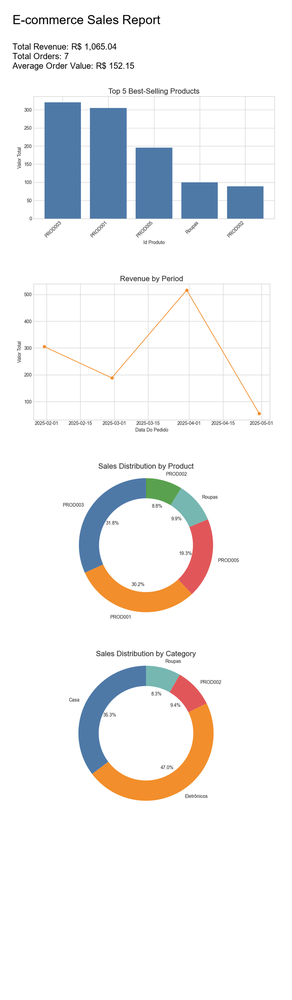
#> input picture EcomReport/sales_report.png, 292 x 1000 px, shrunk from 700 x 2400 before the run
$ python high_sat.py
#> lines starting #> are read from the running program, lines starting #| are printed output that depends on the picture; after the words box and inside, x2 and y2 are one past the last pixel; in counts of white or black regions, pixels touching at a corner belong together
#> the answer given: ../EcomReport
#> in main, img is the input picture: shape (1000, 292, 3); mean B, G, R 240.9, 240.2, 240.1
import cv2
import numpy as np
import os
from pathlib import Path
from tqdm import tqdm

def apply_cinematic_grade(img):
    # 1. Normalização para float (0 a 1) para cálculos precisos
    img = img.astype(np.float32) / 255.0

    # 2. Criar Máscaras de Luminância (Sombras e Realces)
    # Calculamos o brilho de cada pixel
    luminance = cv2.cvtColor(img, cv2.COLOR_BGR2GRAY)
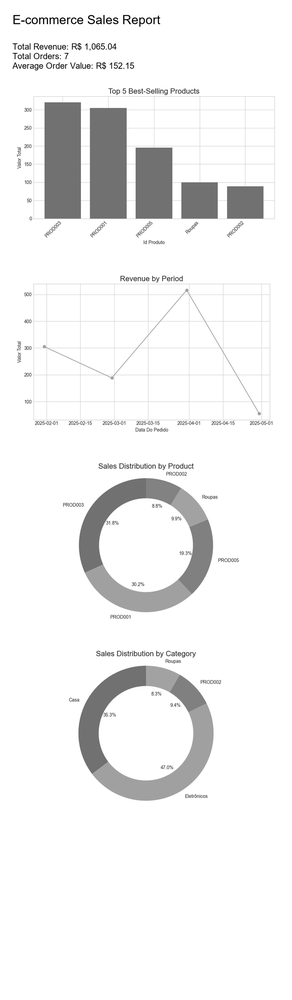
#> luminance: shape (1000, 292) float32; min 0, max 1, mean 0.942
    luminance = cv2.merge([luminance, luminance, luminance])
#> luminance: shape (1000, 292, 3) float32

    # Máscara para sombras (mais forte onde é escuro)
    shadow_mask = 1.0 - luminance
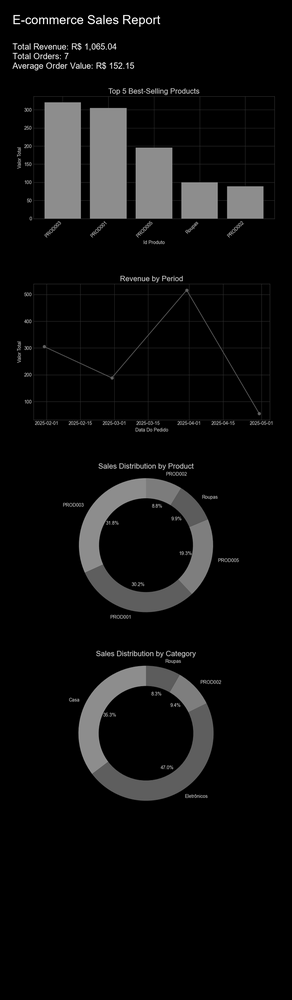
#> shadow_mask: shape (1000, 292, 3) float32; min 0, max 1, mean 0.0579
    # Máscara para realces (mais forte onde é claro)
    highlight_mask = luminance

    # 3. Aplicar Split Toning
    # Injetando Teal (B=1.0, G=0.8, R=0.0) nas sombras
    # Injetando Orange (B=0.0, G=0.5, R=1.0) nos realces
    img_shadows = img + (shadow_mask * [0.15, 0.10, 0.0]) # Teal suave
    img_highlights = img_shadows + (highlight_mask * [0.0, 0.05, 0.12]) # Orange suave
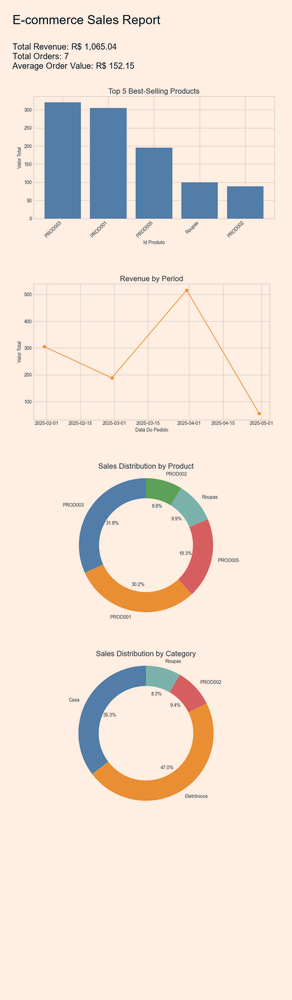
#> img_highlights: shape (1000, 292, 3) float64; mean of channels 0, 1, 2 0.953, 0.995, 1.05; drawn with min black and max white

    # 4. Roll-off dos Brancos (Efeito Creme e Anti-estouro)
    # Usamos uma função de ganho que achata os realces
    img_graded = np.clip(img_highlights, 0, 1)
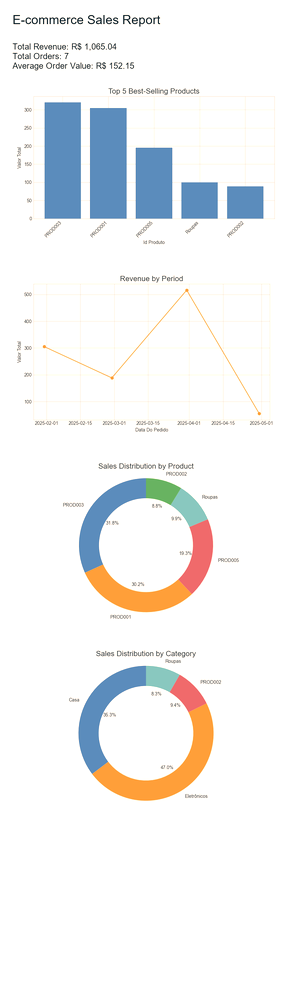
#> img_graded: shape (1000, 292, 3) float64; mean of channels 0, 1, 2 0.953, 0.952, 0.95; drawn as B, G, R
    img_graded = img_graded * 0.9 + 0.05 # Reduz o teto e levanta levemente o piso

    # 5. Ajuste Final de Saturação e Contraste
    # Convertendo para HSV para "clampar" a saturação
    hsv = cv2.cvtColor((img_graded * 255).astype(np.uint8), cv2.COLOR_BGR2HSV).astype(np.float32)
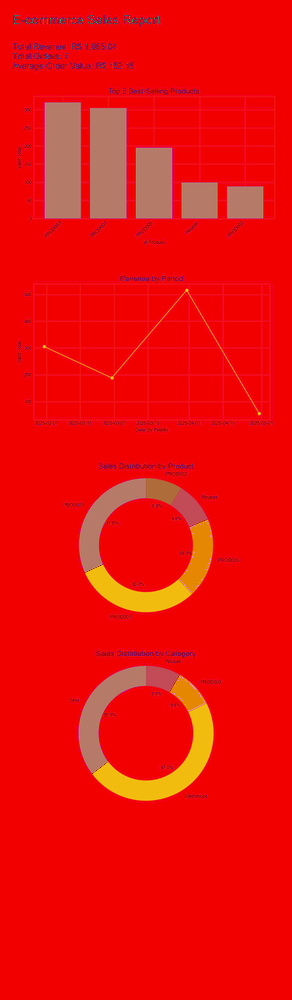
#> hsv: shape (1000, 292, 3) float32; mean of channels 0, 1, 2 10, 13.7, 235.5; drawn as B, G, R
    hsv[:,:,1] = np.clip(hsv[:,:,1] * 1.2, 0, 180) # Saturação +20% com limite
#> hsv: shape (1000, 292, 3) float32; 17.78% of pixels changed, all inside (x1, y1, x2, y2) = (10, 12, 276, 803)

    final_img = cv2.cvtColor(hsv.astype(np.uint8), cv2.COLOR_HSV2BGR)
    return final_img

def main():
    print("--- Cinematic Batch Processor (Teal & Orange) ---")
    input_dir = input("Mestre, forneça a pasta de entrada (PNGs da IA): ")
    output_dir = Path(input_dir) / "cinematic_edition"
    output_dir.mkdir(exist_ok=True)

    files = [f for f in Path(input_dir).iterdir() if f.suffix.lower() in ['.png', '.jpg', '.jpeg']]

    print(f"Processando {len(files)} imagens com estilo praiano sobrenatural...")

    for file_path in tqdm(files):
        img = cv2.imread(str(file_path))
        if img is None: continue

        # Aplica a mágica
        result = apply_cinematic_grade(img)

        # Salva o resultado
        cv2.imwrite(str(output_dir / f"cinematic_{file_path.stem}.png"), result)

if __name__ == "__main__":
    main()
